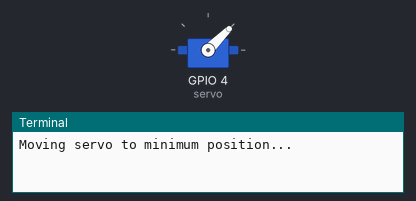
Simulated run of this program. Board: Raspberry Pi (BCM pin numbers). Shown: servo, the last lines printed to the terminal. Servo angles are drawn from the pulse width (0.5 ms = 0°, 2.5 ms = 180°).

Above: at 0.05 s.
At 1.25 s:
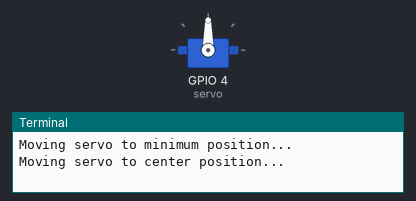
At 2.45 s:
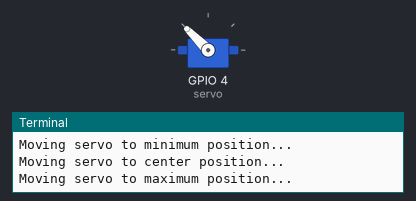
At 4.9 s:
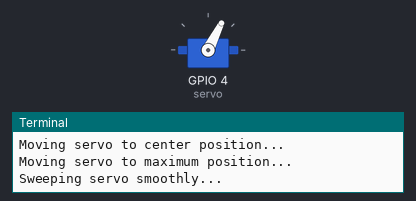
Timing chart, 0 to 6.6 s (numbered marks = the images above):
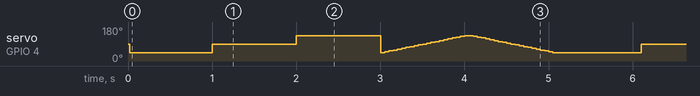

Measured:
- by itself, servo on GPIO 4 (servo): moves between 45° and 135°, repeating every 5.1 s

The program:

servo_test.py
```python
from gpiozero import Servo
import time

# Connect the servo signal wire to a PWM-capable GPIO pin.
# Change this pin number to match your wiring.
SERVO_PIN = 4

servo = Servo(SERVO_PIN)

try:
    while True:
        print("Moving servo to minimum position...")
        servo.min()
        time.sleep(1)

        print("Moving servo to center position...")
        servo.mid()
        time.sleep(1)

        print("Moving servo to maximum position...")
        servo.max()
        time.sleep(1)

        print("Sweeping servo smoothly...")
        for position in [i / 10 for i in range(-10, 11)]:
            servo.value = position
            time.sleep(0.05)

        for position in [i / 10 for i in range(10, -11, -1)]:
            servo.value = position
            time.sleep(0.05)

        print("Servo sweep cycle complete. Press Ctrl+C to stop.")

except KeyboardInterrupt:
    servo.detach()
    print("Servo test stopped")
```
